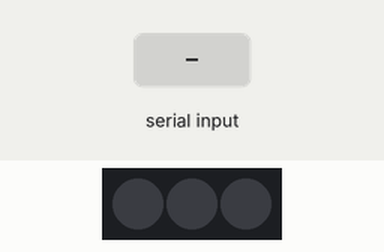
The sketch below on a simulated Arduino Uno, built with avr-gcc and run on an emulated ATmega328P. On the bench: 3 RGB LEDs in strip order, left to right. The inputs (shaded band) are chosen by the test bench.

Above: at 1.2 s.
1.3 s: "+\n" received over Serial
At 2.0 s:
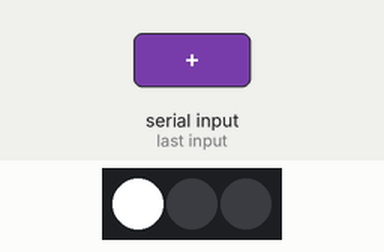
2.8 s: "1:90\n" received over Serial
At 3.2 s:
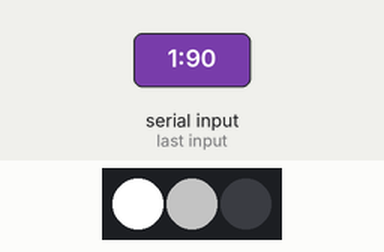
4.3 s: "*\n" received over Serial
At 5.5 s:
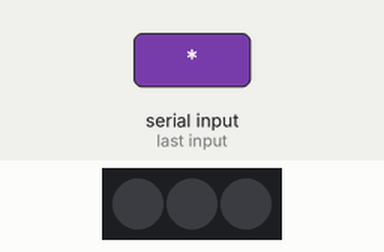
5.8 s: "+:45\n" received over Serial
At 6.7 s:
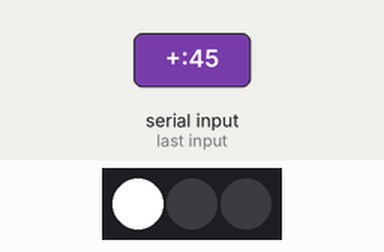
Timing chart, 0 to 8.3 s (numbered marks = the images above; inputs shaded):
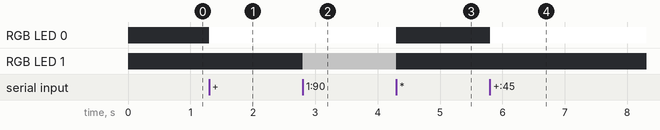

The sketch:

led.ino
```cpp
#include <Adafruit_NeoPixel.h>

#define LED_PIN    6    // Der Pin, an dem der NeoPixel-Streifen angeschlossen ist
#define LED_COUNT  3    // Anzahl der LEDs: 3 LEDs

Adafruit_NeoPixel strip(LED_COUNT, LED_PIN, NEO_GRB + NEO_KHZ800);

String inputString = "";
bool stringComplete = false;

void setup() {
  Serial.begin(115200);   // Seriellen Monitor starten
  strip.begin();          // NeoPixel-Streifen initialisieren
  strip.show();           // Alle LEDs aus
}

void loop() {
  if (stringComplete) {
    processCommand(inputString);
    inputString = "";
    stringComplete = false;
  }
}

// Funktion, die den serialEvent verarbeitet (Eingaben aus dem seriellen Monitor)
void serialEvent() {
  while (Serial.available()) {
    char c = (char)Serial.read();
    if (c == '\n') {    // Wenn der Benutzer Enter drückt, wird der Befehl verarbeitet
      stringComplete = true;
    } else {
      inputString += c;  // Der eingegebene Befehl wird zur Eingabe hinzugefügt
    }
  }
}

// Funktion zum Verarbeiten der seriellen Eingaben
void processCommand(String cmd) {
  cmd.trim();   // Entferne alle überflüssigen Leerzeichen

  // Alle LEDs ausschalten
  if (cmd == "*") {
    for (int i = 0; i < LED_COUNT; i++) {
      strip.setPixelColor(i, 0, 0, 0);  // Alle LEDs auf "aus" setzen
    }
    strip.show();  // Alle LEDs aktualisieren
    return;
  }

  // Befehl zum Ein- oder Ausschalten einer einzelnen LED (+ oder - vor der LED-Nummer)
  if (cmd.startsWith("+") || cmd.startsWith("-")) {
    int index = cmd.substring(1).toInt();  // Die LED-Nummer extrahieren

    if (index >= 0 && index < LED_COUNT) {
      if (cmd.startsWith("+")) {
        strip.setPixelColor(index, strip.Color(255, 255, 255)); // LED einschalten (weiß)
      } else {
        strip.setPixelColor(index, 0, 0, 0); // LED ausschalten
      }
      strip.show();  // LEDs aktualisieren
    }
    return;
  }

  // Befehl zum Setzen einer LED auf eine spezifische Farbe, z.B. "1:255,0,0"
  int colonIndex = cmd.indexOf(':');
  if (colonIndex > 0) {
    int ledIndex = cmd.substring(0, colonIndex).toInt();
    String rgb = cmd.substring(colonIndex + 1);
    int r = rgb.substring(0, rgb.indexOf(',')).toInt();
    int gStart = rgb.indexOf(',') + 1;
    int gEnd   = rgb.indexOf(',', gStart);
    int g = rgb.substring(gStart, gEnd).toInt();
    int b = rgb.substring(gEnd + 1).toInt();
// helligkeit noch machen
    if (ledIndex >= 0 && ledIndex < LED_COUNT) {
      strip.setPixelColor(ledIndex, strip.Color(r, g, b)); // Setze die Farbe der LED
      strip.show();  // LEDs aktualisieren
    }
  }
}
```

Measured:
- after the input at 1.3 s, RGB LED 0: off → RGB(255, 255, 255) at once
- after the input at 2.8 s, RGB LED 1: off → RGB(90, 90, 90) at once
- after the input at 4.3 s, RGB LED 0: RGB(255, 255, 255) → off at once; RGB LED 1: RGB(90, 90, 90) → off at once
- after the input at 5.8 s, RGB LED 0: off → RGB(255, 255, 255) at once
